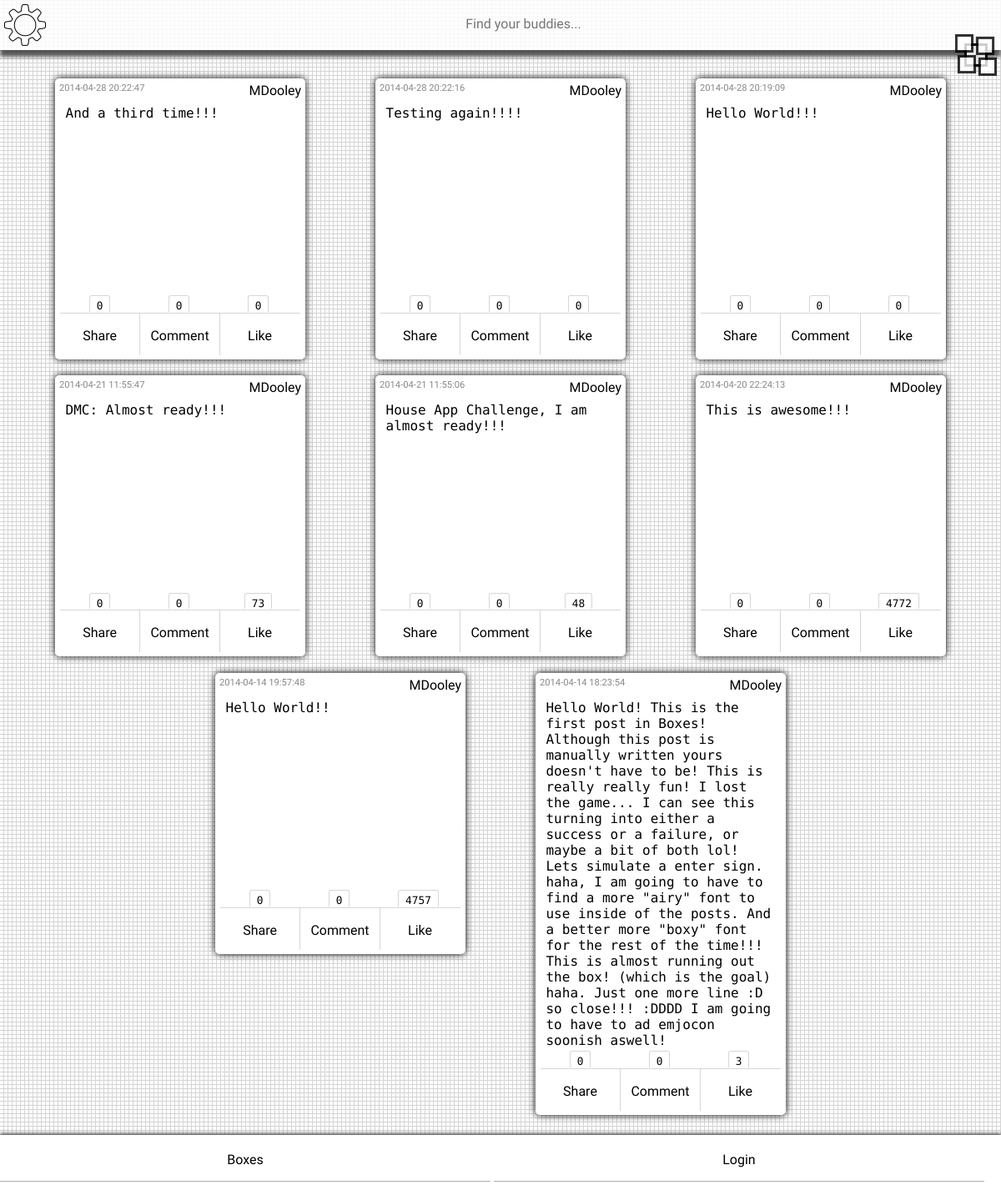
The page /home.php?userID=1 on the database its author committed.
### tables this page shows
CREATE TABLE IF NOT EXISTS `posts` (
  `ID` bigint(20) NOT NULL AUTO_INCREMENT COMMENT 'post ID',
  `IDofPoster` bigint(20) NOT NULL COMMENT 'who Posted it',
  `likes` bigint(20) NOT NULL COMMENT 'likes it has',
  `likers` longtext NOT NULL,
  `flags` int(11) DEFAULT NULL,
  `commentCount` mediumint(9) DEFAULT NULL COMMENT 'how many comments there are',
  `comments` longtext COMMENT 'split at '', ''',
  `commenters` longtext COMMENT 'array corr with comments',
  `post` longtext NOT NULL,
  `date` datetime NOT NULL,
  PRIMARY KEY (`ID`)
);

### _php/loadUserPostsArray.php (called while the page is built, shortened)
<?php
    $userid = $_SESSION['userid'];
    $username = $_SESSION['username'];
    $userIDpost = $_POST['userID'];
    $userIDget = $_GET['userID'];
    if (($userIDpost != null) || ($userIDpost != "")) $userIDLookup = $userIDpost;
    else if (($userIDget != null) || ($userIDget != "")) $userIDLookup = $userIDget;
    else if (($userid != null) || ($username != "")) $userIDLookup = $userid;
    else return false;
    $userPostsIDs = userPosts($userIDLookup);
    if ((!$userid) || ($userid == null)) $sessionON = false;
    else $sessionON = true;
    return $userPostsIDs;
    ?>

### _php/framework.php (called while the page is built, shortened)
<?php
    function userPosts($userIDPV) {
            $query = mysql_query("SELECT * FROM users WHERE ID='$userIDPV'");
            $row = mysql_fetch_assoc($query);
            $dbposts = $row['Posts'];
            return $dbposts;
        }
    function returnPost($postIDPV) {
        $query = mysql_query("SELECT * FROM posts WHERE ID='$postIDPV'");
        $row = mysql_fetch_assoc($query);
        $dbpost = $row['post'];
        return $dbpost;
        }
    ?>

### php/loadUserPosts.php (the view, shortened to what this page needs)
<?php
    $userid = $_SESSION['userid'];
    $username = $_SESSION['username'];
    $userIDpost = $_POST['userID'];
    $userIDget = $_GET['userID'];
    if (($userIDpost != null) || ($userIDpost != "")) $userIDLookup = $userIDpost;
    else if (($userIDget != null) || ($userIDget != "")) $userIDLookup = $userIDget;
    else if (($userid != null) || ($username != "")) $userIDLookup = $userid;
    else return false;
    $userPostsIDs = explode(",", userPosts($userIDLookup));
    $amountofUserPosts = count($userPostsIDs);
    $i=1;
    while ($amountofUserPosts >= $i) {
        $postValue = returnPost($userPostsIDs[$amountofUserPosts - $i]);
        $postInfo = returnPostInfo($userPostsIDs[$amountofUserPosts - $i]);
        $postID = $userPostsIDs[$amountofUserPosts - $i];
        createPost($postValue, $postInfo, $postID);
        $i = $i + 1;
        }
        ?>
        <?
    function createPost($postValue, $postInfo, $postID) {
        $postInfo = explode("*",$postInfo);
        $postDate = $postInfo[0];
        $postName = $postInfo[1];
        $postShares = $postInfo[2];
        $postComments = $postInfo[3];
        $postLikes = $postInfo[4];
        ?>
            <div id="box<? echo $postID; ?>" class="boxWrapper">
                <div id="box<? echo $postID; ?>_Header"class="boxHeader">
                    <span id="box<? echo $postID; ?>_Header_Date" class="boxHeaderDate"><? echo $postDate; ?></span>
                    <span id="box<? echo $postID; ?>_Header_User" class="boxHeaderUser"><? echo $postName; ?></span>
                </div>
                <div id="box<? echo $postID; ?>_Content" class="boxContent">
                    <? echo $postValue; ?>
                </div>
                <div id="box<? echo $postID; ?>_Footer" class="boxFooter">
                    <div id="box<? echo $postID; ?>_Footer_Counts" class="boxFooterCounts">
                        <div id="box<? echo $postID; ?>_Footer_Counts_ShareCount_Div" class="boxCountsDiv"><span id="box<? echo $postID; ?>_Footer_ShareCount" class="boxShareCount"><? echo $postShares; ?></span></div>
                        <div id="box<? echo $postID; ?>_Footer_Counts_CommentCount_Div" class="boxCountsDiv"><span id="box<? echo $postID; ?>_Footer_CommentCount" class="boxCommentCount"><? echo $postComments; ?></span></div>
                        <div id="box<? echo $postID; ?>_Footer_Counts_LikeCount_Div" class="boxCountsDiv"><span id="box<? echo $postID; ?>_Footer_LikeCount" class="boxLikeCount"><? echo $postLikes; ?></span></div>
                    </div>
                    <div id="box<? echo $postID; ?>_Footer_Links" class="boxFooterLinks">
                        <span id="box<? echo $postID; ?>_Footer_ShareLink" class="boxShareLink boxPostLinks">Share</span>
                        <span id="box<? echo $postID; ?>_Footer_CommentLink" class="boxCommentLink boxPostLinks">Comment</span>
                        <span id="box<? echo $postID; ?>_Footer_LikeLink" class="boxLikeLink boxPostLinks"  onClick="like('<? echo $postID; ?>');" >Like</span>
                    </div>
                </div>
            </div>
        <?
        }
    ?>

### home.php (shortened to what this page needs)
<?php
    require('./_php/framework.php');
    ?>
<!DOCTYPE html>
<html lang="en">
    <head>
        <link rel="stylesheet" type="text/css" href="./CSS/Core.css" />
        <link rel="stylesheet" type="text/css" media="(max-width: 480px)" href="./CSS/Mobile.css" />
        <link rel="stylesheet" type="text/css" media="(max-width: 980px) and (min-width: 480px)" href="./CSS/Tablet.css" />
        <link rel="stylesheet" type="text/css" media="(min-width: 980px)" href="./CSS/Full.css" />
    </head>
    <body>
        <div id="wrapper">
            <header>
                <span id="hSettings"><div id="hGear"><a id="hGearLink" href="#settings"></a></div></span>
                <form id="searchBuddiesWrapper" action="./searchBuddies.php" method="POST">
                    <input id="searchBuddies" name="searchBuddies" type="text" placeholder="Find your buddies..." />
                </form>
                <span id="htitle"><div id="boxesGUILogo"><a href="#top" id="boxesGUILink"></a></div></span>
            </header>
            <div id="article">
                <?
                    $postArray = include('./_php/loadUserPostsArray.php');
                    if ($postArray == "") { ?>
                    <div id="box0" class="boxWrapper">
                        <div id="box0_Header"class="boxHeader">
                            <span id="box0_Header_Date" class="boxHeaderDate"></span>
                            <span id="box0_Header_User" class="boxHeaderUser"></span>
                            <span class="clear_both"></span>
                        </div>
                        <div id="box0_Content" class="boxContent">
                            No posts to show yet!
                        </div>
                    </div> <? }
                    else include('./php/loadUserPosts.php');
                ?>
            </div>
            <div id="settings">
                <a href="./">Boxes</a>
                <? if ($sessionON != false) {
                    ?><a href="./Logout.php">Logout</a>
                    <?
                    }
                    else {
                    ?>
                    <a href="./#Login">Login</a>
                    <?
                        }
                ?>
            </div>
        </div>
    </body>
</html>

### CSS/Core.css (style rules this page uses)
body { margin: 0px; padding: 0px; background-image: url('../images/background.png'); font-family: 'Nova Square', cursive; }
header { width: 100%; height: 55px; padding-top: 5px; background: rgba(255,255,255,.8); box-shadow: 0px 8px 5px #555555; position: fixed; top: 0px; text-align: center; }
header #htitle { float: right; margin-right: 5px; }
header #hSettings { float: left; margin-left: 5px; }
#searchBuddies { height: 1.5em; width: 190px; font-family: 'Nova Square', cursive; font-size: 16px; margin-top: 10px; background-color: rgba(255,255,255,0); border: none; color: #000000; text-align: center; }
#article { margin-top: 75px; }
#boxesGUILogo { background-image: url('../images/boxesGUI.png'); height: 50px; width: 50px; }
#boxesGUILink { display: block; height: 100%; width: 100%; }
#hGear { background-image: url('../images/gear.png'); height: 50px; width: 50px; }
#hGearLink { display: block; height: 100%; width: 100%; }
.boxWrapper { width: 290px; min-height: 240px; margin: 0 auto; margin-top: 1.2em; background-color: #FFFFFF; box-shadow: 0px 0px 10px #000000; border-radius: 5px; padding: 5px; }
.boxContent { width: 275px; min-height: 225px; margin: 0 auto; margin-top: 7px; font-family: 'Source Code Pro', Times; text-align: left; }
.boxHeader { height: 20px; width: 100%; }
.boxHeaderDate { float: left; font-size: .7em; color: #888888; }
.boxHeaderUser { float: right; }
.boxFooter { width: 288px; margin: 0 auto; margin-top: 5px; }
.boxFooterCounts span { border: 1px solid rgba(50,50,50,.2); border-bottom: none; border-top-left-radius: 3px; border-top-right-radius: 3px; padding: .3em .6em 0px .6em; font-size: .8em; font-family: 'Source Code Pro', Times; }
.boxCountsDiv { float: left; width: 95px; text-align: center; }
.boxFooterLinks { width: 288px; margin: 0 auto; border-top: 1px solid rgba(50,50,50,.2); }
.boxFooterLinks .boxPostLinks { display: block; float: left; width: 95px; height: 33px; padding-top: 17px; text-align: center; border-right: 1px solid rgba(50,50,50,.2); color: #000000; text-decoration: none; }
.boxFooterLinks .boxPostLinks:first-of-type { border-bottom-left-radius: 5px; }
.boxFooterLinks .boxPostLinks:last-of-type { border: none; border-bottom-right-radius: 5px; }
#settings { background-color: #FFFFFF; width: 100%; min-height: 60px; margin-top: 1.5em; box-shadow: 0px -2px 4px #555555; }
#settings a { display: block; width: 100%; height: 35px; border-bottom: 1px solid rgba(50,50,50,.4); text-align: center; padding-top: 20px; color: #000000; text-decoration: none; }
#settings a:last-of-type { border-bottom: none; }

### CSS/Full.css (style rules this page uses)
#article { text-align: center; }
.boxWrapper { display: inline-block; margin-left: 2.5em; margin-right: 2.5em; vertical-align: top; }
#settings { text-align: justify; }
#settings a { display: inline-block; width: 49%; }
#settings a:last-of-type { border-bottom: 1px solid rgba(50,50,50,.4); }

### CSS/Mobile.css (style rules this page uses)
#article { margin-top: 5.9em; }

### CSS/Tablet.css (style rules this page uses)
#article { text-align: center; }
.boxWrapper { display: inline-block; margin-left: 2.5em; margin-right: 2.5em; vertical-align: top; }
#settings { text-align: justify; }
#settings a { display: inline-block; width: 49%; }
#settings a:last-of-type { border-bottom: 1px solid rgba(50,50,50,.4); }

### rows shown on the page
posts: date "2014-04-21 11:55:47", likes "73"
posts: date "2014-04-21 11:55:06", likes "48"
posts: date "2014-04-20 22:24:13", likes "4772"
posts: date "2014-04-14 19:57:48", likes "4757"
posts: date "2014-04-14 18:23:54", likes "3"

### other values the page prints
$postDate "2014-04-28 20:22:47"
$postValue "And a third time!!!"
$postDate "2014-04-28 20:22:16"
$postValue "Testing again!!!!"
$postDate "2014-04-28 20:19:09"
$postValue "Hello World!!!"
$postValue "DMC: Almost ready!!!"
$postValue "House App Challenge, I am almost ready!!!"
$postValue "This is awesome!!!"
$postValue "Hello World!!"
